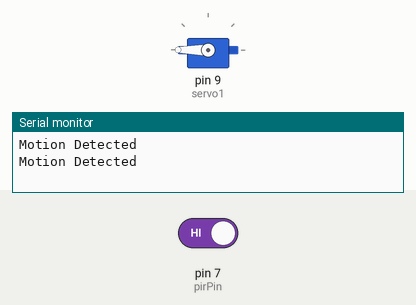
A sketch run on a simulated Arduino Uno, built with avr-gcc and run on an emulated ATmega328P. On the bench: servo, the last lines printed to the serial monitor. The inputs (shaded band) are chosen by the test bench; at power-on: pin 7 (pirPin) HIGH.

Above: at 2.8 s.
2.9 s: pin 7 (pirPin) driven LOW
At 4.1 s:
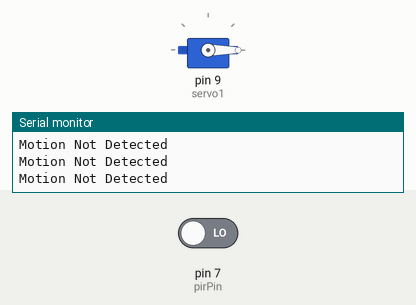
4.5 s: pin 7 (pirPin) driven HIGH
At 5.4 s:
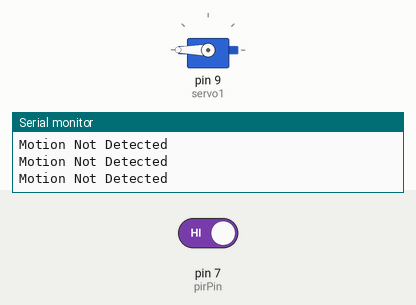
Timing chart, 0 to 7.5 s (numbered marks = the images above; inputs shaded):
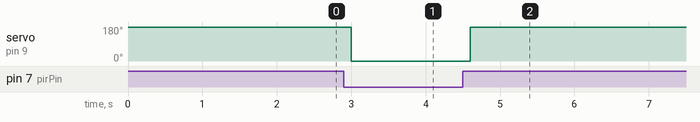

Measured:
- after the input at 2.9 s, servo on pin 9 (servo1): 180° → 0° after 0.10 s
- after the input at 4.5 s, servo on pin 9 (servo1): 0° → 180° after 0.10 s

The sketch:

My_Servo_Project.ino
```cpp
#include <Servo.h> //Servo Library
Servo servo1;

int pirPin = 7; //digital 7

void setup()
{
 Serial.begin(9600);

 servo1.attach(9); //Attach servo motor to Digital pin 9

 pinMode(pirPin, INPUT);
}


void loop()
{
  int position;
  int pirVal = digitalRead(pirPin);

//If PIR sensor give LOW then move servo angle to position 0.
  if(pirVal == LOW)
    {
      servo1.write(0);
      delay(200);
      Serial.println("Motion Not Detected");
    }

//If PIR sensor give HIGH then move servo angle to position 180.
      if(pirVal == HIGH)
      {
        servo1.write(180);
        delay(1000);
        Serial.println("Motion Detected");
      }

}
```
